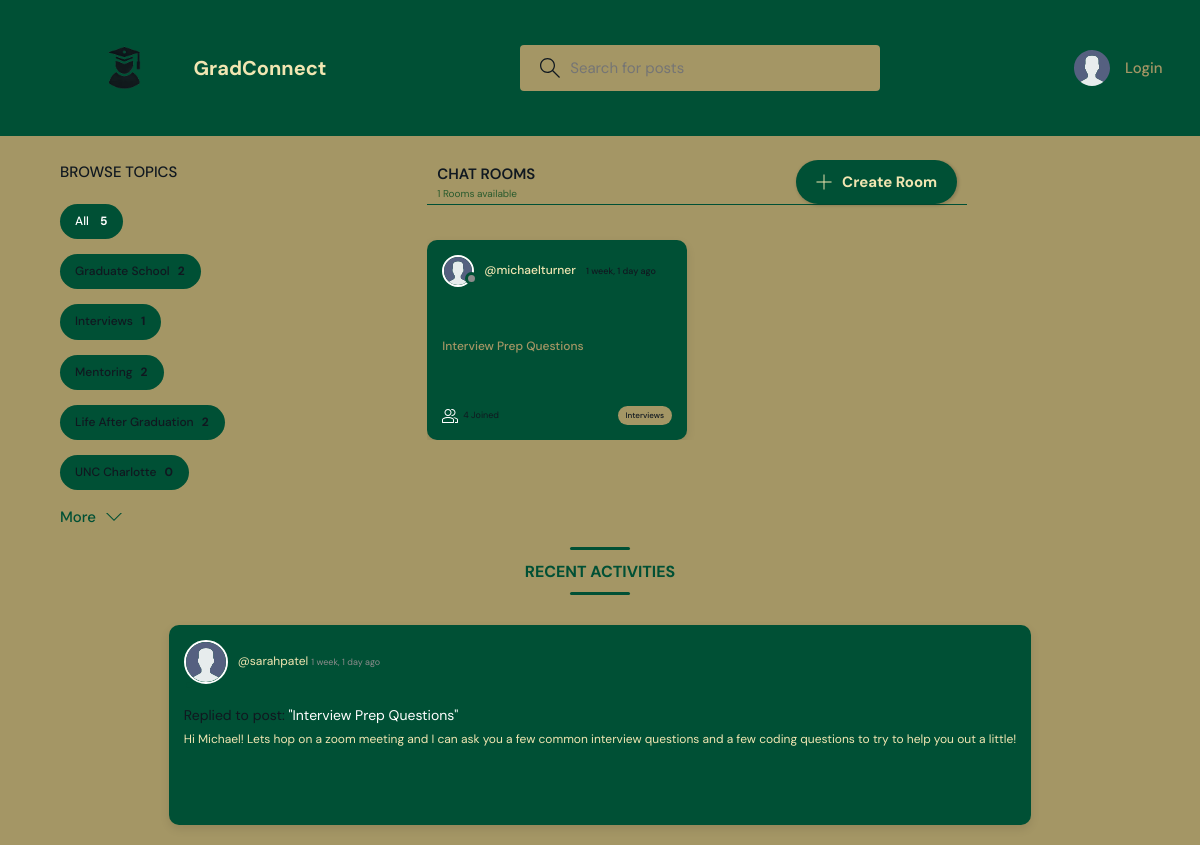
Page /?q=Interviews on the committed database.
### base/models.py (models this page shows, shortened)
class Topic(models.Model):
    name = models.CharField(max_length=200)

class Room(models.Model):
    host = models.ForeignKey(User, on_delete=models.SET_NULL, null=True)
    topic = models.ForeignKey(Topic, on_delete=models.SET_NULL, null=True)
    name = models.CharField(max_length=200)
    description = models.TextField(null=True, blank=True)
    participants = models.ManyToManyField(
        User, related_name='participants', blank=True)
    updated = models.DateTimeField(auto_now=True)
    created = models.DateTimeField(auto_now_add=True)
    class Meta:
        ordering = ['-updated', '-created']
    def __str__(self):
        return self.name

class User(AbstractUser):
    name = models.CharField(max_length=200, null=True)
    email = models.EmailField(unique=True, null=True)
    bio = models.TextField(null=True)
    skills = models.ManyToManyField(Skill, related_name="users", blank=True)
    avatar = models.ImageField(null=True, default="avatar.svg")
    USERNAME_FIELD = 'email'
    REQUIRED_FIELDS = ['username']

class Message(models.Model):
    user = models.ForeignKey(User, on_delete=models.CASCADE)
    room = models.ForeignKey(Room, on_delete=models.CASCADE)
    body = models.TextField()
    updated = models.DateTimeField(auto_now=True)
    created = models.DateTimeField(auto_now_add=True)
    class Meta:
        ordering = ['-updated', '-created']

### base/views.py (the view)
# urls.py: path('', views.home, name="home"),
def home(request):
    q = request.GET.get('q') if request.GET.get('q') != None else ''
    rooms = Room.objects.filter(
        Q(topic__name__icontains=q) |
        Q(name__icontains=q) |
        Q(description__icontains=q)
    )
    topics = Topic.objects.all()[0:5]
    room_count = rooms.count()
    room_messages = Message.objects.filter(
        Q(room__topic__name__icontains=q))[0:3]
    context = {'rooms': rooms, 'topics': topics,
               'room_count': room_count, 'room_messages': room_messages}
    return render(request, 'base/home.html', context)

### base/templates/base/home.html (shortened to what this page needs)
{% extends 'main.html' %}
{% block content %}
<main class="layout layout--3">
  <div class="container">
    {% include 'base/topics_component.html' %}
    <div class="roomList">
      <div class="roomList__header">
        <div>
          <h2>Chat Rooms</h2>
          <p>{{room_count}} Rooms available</p>
        </div>
        <a class="btn btn--main" href="{% url 'create-room' %}">
          <svg version="1.1" xmlns="http://www.w3.org/2000/svg" width="32" height="32" viewBox="0 0 32 32">
            <title>add</title>
            <path
              d="M16.943 0.943h-1.885v14.115h-14.115v1.885h14.115v14.115h1.885v-14.115h14.115v-1.885h-14.115v-14.115z">
            </path>
          </svg>
          Create Room
        </a>
      </div>
      {% include 'base/feed_component.html' %}
    </div>
  </div>
  {% include 'base/activity_component_bottom.html' %}
</main>
{% endblock %}

### base/templates/base/topics_component.html
<div class="topics">
    <div class="topics__header">
        <h2>Browse Topics</h2>
    </div>
    <ul class="topics__list">
        <li>
            <a href="{% url 'home' %}" class="active">All <span>{{topics.count}}</span></a>
        </li>
        {% for topic in topics %}
        <li>
            <a href="{% url 'home' %}?q={{topic.name}}">{{topic.name}}<span>{{topic.room_set.all.count}}</span></a>
        </li>
        {% endfor %}
    </ul>
    <a class="btn btn--link" href="{% url 'topics' %}">
        More
        <svg version="1.1" xmlns="http://www.w3.org/2000/svg" width="32" height="32" viewBox="0 0 32 32">
            <title>chevron-down</title>
            <path d="M16 21l-13-13h-3l16 16 16-16h-3l-13 13z"></path>
        </svg>
    </a>
</div>

### base/templates/base/feed_component.html (shortened to what this page needs)
{% for room in rooms %}
<div class="roomListRoom">
    <div class="roomListRoom__header">
        <a href="{% url 'user-profile' room.host.id %}" class="roomListRoom__author">
            <div class="avatar avatar--small">
                <img src="{{room.host.avatar.url}}" />
            </div>
            <span>@{{room.host.username}}</span>
            <span class="roomListRoom__timestamp">{{room.created|timesince}} ago</span>
        </a>
    </div>
    <div class="roomListRoom__content">
        <a href="{% url 'room' room.id %}">{{room.name}}</a>
    </div>
    <div class="roomListRoom__meta">
        <a href="{% url 'room' room.id %}" class="roomListRoom__joined">
            {{room.participants.all.count}} Joined
        </a>
        <p class="roomListRoom__topic">{{room.topic.name}}</p>
    </div>
</div>
{% endfor %}

### base/templates/base/activity_component_bottom.html (shortened to what this page needs)
<div class="activities_new">
    <div class="activities__header_new">
        <h2>Recent Activities</h2>
    </div>
    <div class="activities__list_new">
        {% for message in room_messages %}
        <div class="activityCard_new">
            <div class="activityCard__header_new">
                <a href="{% url 'user-profile' message.user.id %}" class="activityCard__author_new">
                    <div class="avatar avatar--small_new">
                        <img src="{{message.user.avatar.url}}" alt="User Avatar" />
                    </div>
                    <p>
                        @{{message.user.username}}
                        <span class="activityCard__timestamp_new">{{message.created|timesince}} ago</span>
                    </p>
                </a>
            </div>
            <div class="activityCard__content_new">
                <p>Replied to post:
                    <a href="{% url 'room' message.room.id %}" class="activityCard__room_new">
                        "{{message.room}}"
                    </a>
                </p>
                <div class="activityCard__message_new">{{message.body}}</div>
            </div>
        </div>
        {% endfor %}
    </div>
</div>

### rows in the picture
Topic: name "Graduate School", room_set.all.count "2"
Topic: name "Interviews", room_set.all.count "1"
Topic: name "Mentoring", room_set.all.count "2"
Topic: name "Life After Graduation", room_set.all.count "2"
Topic: name "UNC Charlotte", room_set.all.count "0"
Room: host.avatar (placeholder picture), host.username "michaelturner", created "1 week, 1 day", name "Interview Prep Questions", participants.all.count "4", topic.name "Interviews"
Message: user.avatar (placeholder picture), user.username "sarahpatel", created "1 week, 1 day", room "Interview Prep Questions", body "Hi Michael! Lets hop on a zoom meeting and I can ask you a few common interview questions and a few coding questions to try to help you out a little!"

### other values in the picture
{{ topics.count }} "5"
{{ room_count }} "1"
